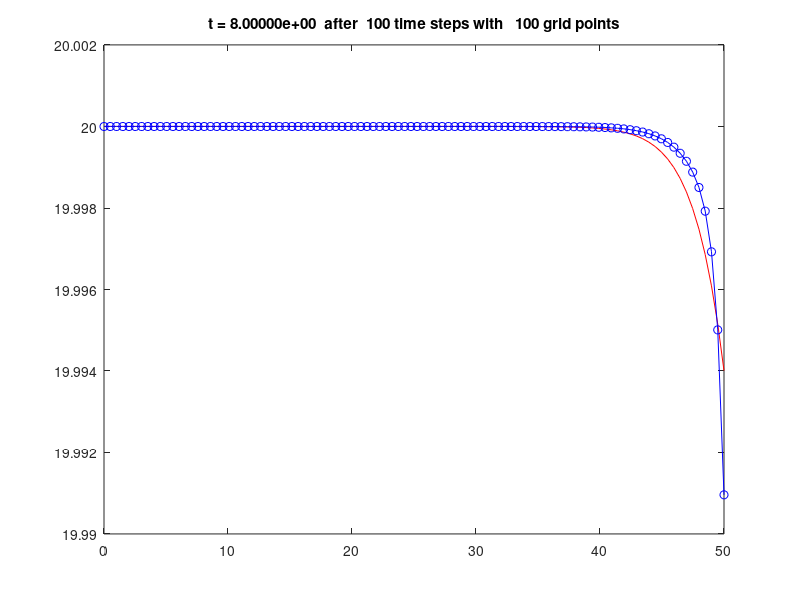

This figure's MATLAB source:
function Crank_Nicolson()

v = 10;
Diff = 0.5*v;

xl = 0;
xr = 50;
nx = 100;
tfinal = 8;

dx = (xr-xl)/nx;
dt = 0.08;
x = linspace(xl,xr,nx)';

nsteps = round(tfinal/dt);
nplot = 1;

tn = 0;
u0 = zeros(size(x));
u0(1) = 20.0;
u0(end) = 0;
u = u0;

ufine = u0(1)/2*(erfc((x-v*tn)/sqrt(4*Diff*tn))+exp(x*v/Diff).*erfc((x+v*tn)/sqrt(4*Diff*tn)));
plot(x,ufine,'r',x,u,'bo-')
drawnow

alpha = -v*dt/dx/4;
beta = Diff*dt/dx^2/2;
A = (alpha - beta) * ones(size(u));
A(1) = 0;
A(nx) = 0;
B = (1 + 2*beta) * ones(size(u));
B(1) = 1;
B(nx) = 1;
C = (-alpha - beta) * ones(size(u));
C(1) = 0;
C(nx) = 0;
D = zeros(size(u));
I = (2:nx-1)';

for n = 1 : nsteps
    tnp = tn + dt;
    
    D(I) = (-alpha+beta)*u(I-1)+(1-2*beta)*u(I)+(alpha+beta)*u(I+1);
    D(1) = 20;
    D(nx) = 2*u(nx-1)-u(nx-2);
    
    u = TDMAsolver(A, B, C, D);
    if mod(n,nplot)==0 || n==nsteps
        ufine = u0(1)/2*(erfc((x-v*tnp)/sqrt(4*Diff*tnp))+exp(x*v/Diff).*erfc((x+v*tnp)/sqrt(4*Diff*tnp)));
        plot(x,ufine,'r',x,u,'bo-')
        title(sprintf('t = %9.5e  after %4i time steps with %5i grid points',...
                       tnp,n,nx))
        drawnow
    end
    
    tn = tnp;
end

end

%------------------------------------------------------------

function x = TDMAsolver(a,b,c,d)
%a, b, c are the column vectors for the compressed tridiagonal matrix, d is the right vector
n = length(d); % n is the number of rows
 
% Modify the first-row coefficients
c(1) = c(1) / b(1);    % Division by zero risk.
d(1) = d(1) / b(1);   
 
for i = 2:n-1
    temp = b(i) - a(i) * c(i-1);
    c(i) = c(i) / temp;
    d(i) = (d(i) - a(i) * d(i-1))/temp;
end
 
d(n) = (d(n) - a(n) * d(n-1))/( b(n) - a(n) * c(n-1));
 
% Now back substitute.
x(n) = d(n);
for i = n-1:-1:1
    x(i) = d(i) - c(i) * x(i + 1);
end
end